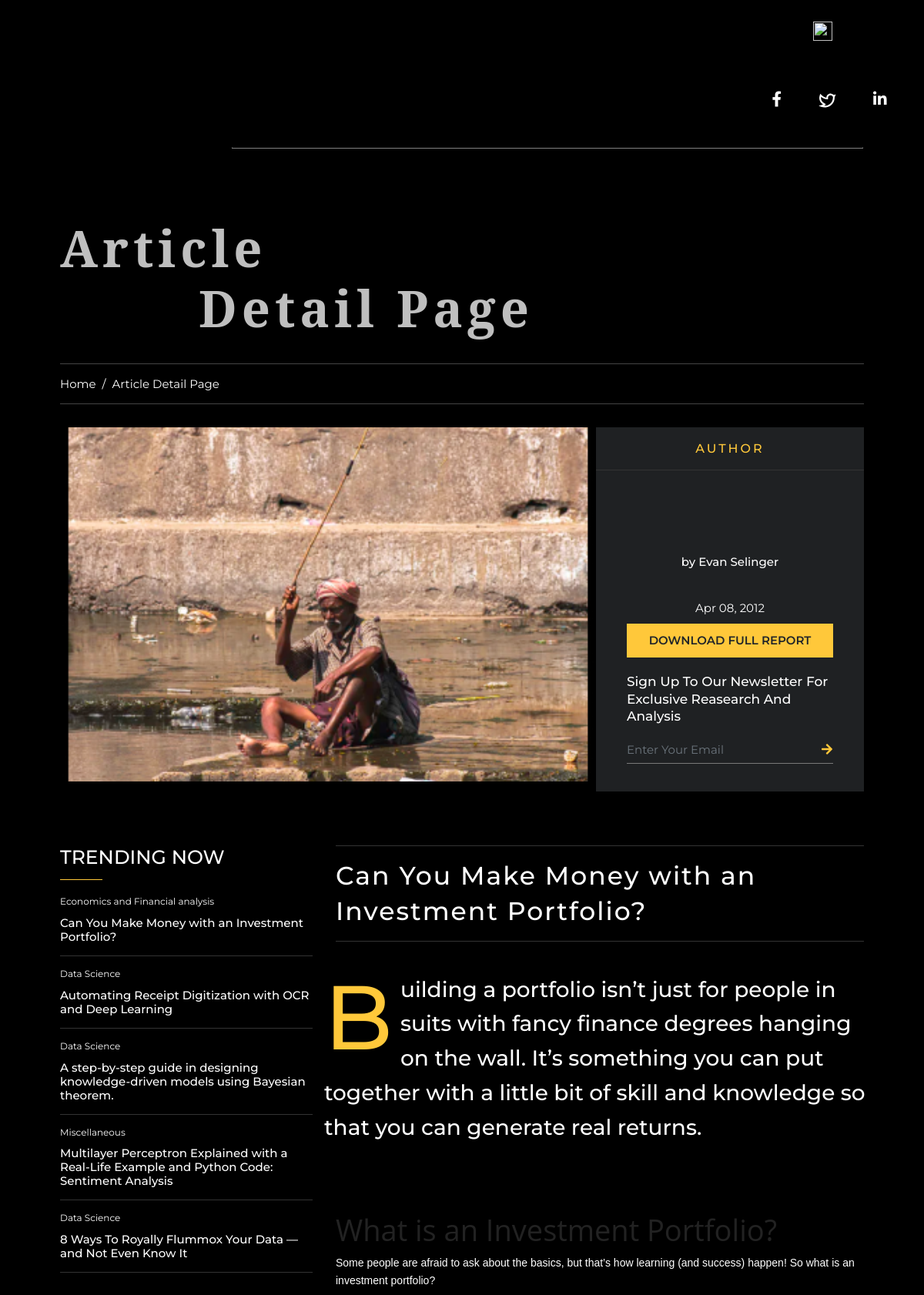
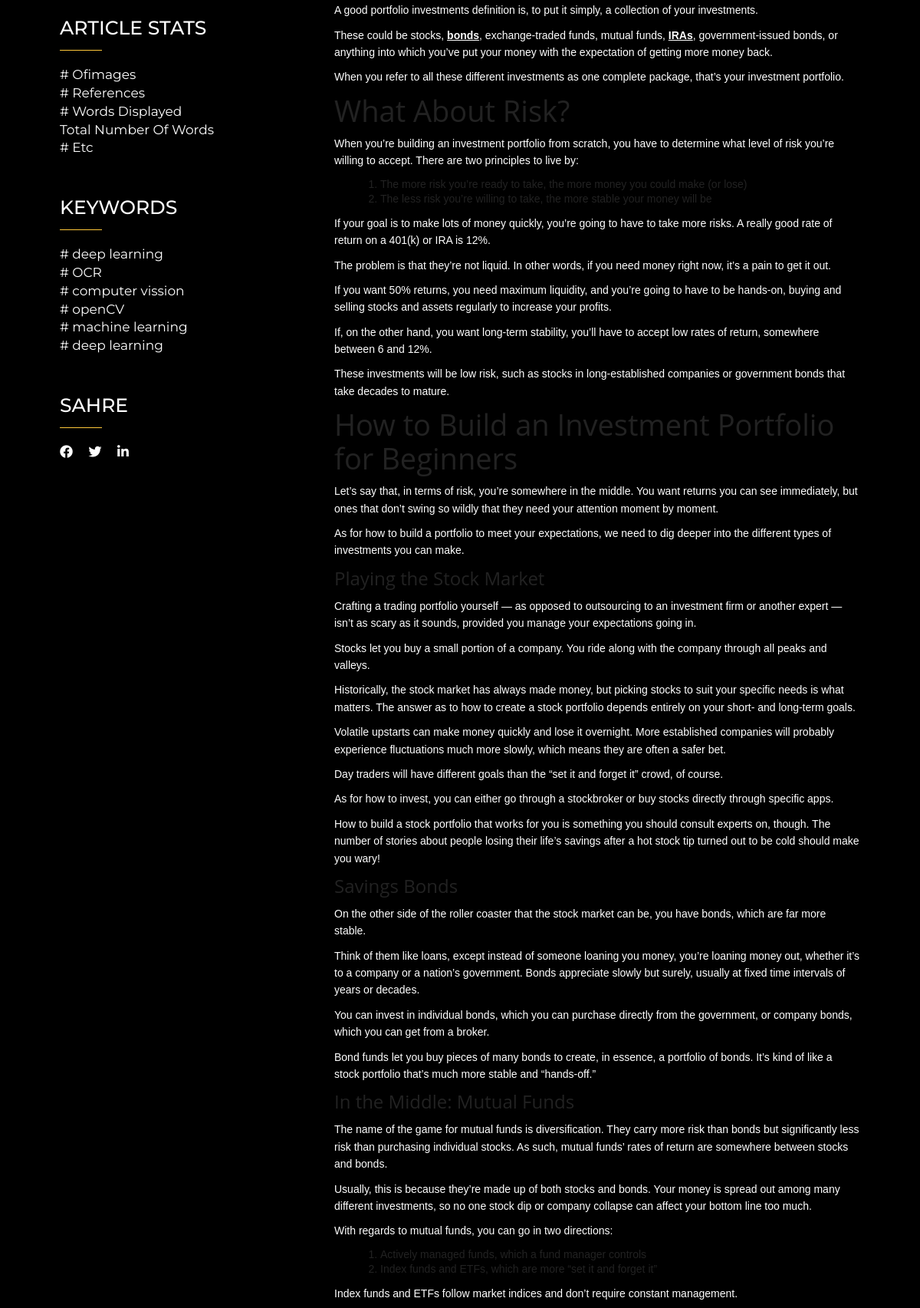
Screenshot of /articles/details/13 (upper part) with the database file from the repository (2 pictures, top to bottom).
### blog/models.py (models this page shows, shortened)
class Blogs(models.Model):
    authorId = models.ForeignKey(settings.AUTH_USER_MODEL, on_delete=models.CASCADE)
    title = models.CharField(max_length=250, null=False, blank=False)
    shortDescription = models.TextField(max_length=300, null=False, blank=False)
    highLights = RichTextField(default="")
    content = models.TextField()
    image = models.ImageField(null=False, blank=False, upload_to='blog')
    categories = models.ForeignKey(BlogCategorie, on_delete=models.CASCADE, null=False, blank=False)
    keywords = models.ManyToManyField(BlogKeyword, default='', blank=True)
    viewCount = models.IntegerField(default=0)
    shareCount = models.IntegerField(default=0)
    status_choices = (
            ('pub', 'Published'),
            ('daf', 'Draft'),
            ('trs', 'Trash'),
        )
    status = models.CharField(max_length=50, choices=status_choices, default='pub')
    dateAdded = models.DateTimeField(auto_now_add=True)
    lastUpdated = models.DateTimeField(auto_now_add=True, null=True, blank=True)
    class Meta:
        db_table = "tbl_blogs"
    def image_tag(self):
        if self.image:
            return mark_safe('<img src="/media/%s" width="50" height="50" />' % (self.image))
        else:
            return mark_safe('<img src="/media/document/default.jpg" width="50" height="50" />')
    image_tag.short_description = 'Image'
    image_tag.allow_tags = True

class BlogCategorie(models.Model):
    category_name = models.CharField(max_length=250, null=False, blank=False)
    category_slug = models.CharField(max_length=250, null=False, blank=False)
    category_order = models.IntegerField(null=True, blank=True)
    class Meta:
        db_table = "tbl_blog_categories"
    def __str__(self):
        return str(self.category_name)

### blog/views.py (the view, shortened to what this page needs)
# urls.py: path('details/<str:blogid>', views.articleDetails),
def articleDetails(request, blogid):
    context = {}
    if blogid.isdigit() == False:
        blogid = request.build_absolute_uri().split("-")[-1]
    context['menuContent'] = getMenuBlogs()
    context["trending_articles"] = Blogs.objects.all().order_by("-viewCount")[:5]
    context['categories'] = BlogCategorie.objects.all().order_by('category_order')
    context['userImage'] = "/images/profile/user-place-holder.png"
    blogDt = Blogs.objects.get(id=blogid)
    context["blog_comments"] = getComments(blogDt.id)
    context["blogDt"] = blogDt
    context["page_title"] = blogDt.title
    context["site_url"] = request.build_absolute_uri()
    keywords = blogDt.keywords.through.objects.filter(blogs_id=blogid)
    context['keywords'] = ''
    for keyword in keywords:
        context['keywords'] += f'<li><a href="/search?q={keyword.blogkeyword}"># {keyword.blogkeyword}</a></li>'
    if blogDt.viewCount == None:
        blogDt.viewCount = 1
        blogDt.save()
    else:
        blogDt.viewCount = int(blogDt.viewCount) + 1
        blogDt.save()
    context["similar_blogs"] = getSimilarBlogs(blogDt.categories, blogDt.id)
    return render(request, "blogDetails.html", context)

### blog/blogContent.py (called while the page is built, shortened)
def getComments(blog_id):
    comments = Comments.objects.filter(blogId=blog_id).order_by('-id')
    contents = ''
    return contents

### blog/models.py (called while the page is built)
    def __str__(self):
        return str(self.keywords_name)

### templates/blogDetails.html (shortened to what this page needs)
{% extends 'layout/base.html' %}
{% load static %}
{% block content %}
<div class="container">
    <div class="page-title-wrap">
       <h2 class="page-title blog-dt-title">Article <span>Detail Page</span></h2>
    </div>
    <nav aria-label="breadcrumb">
      <ol class="breadcrumb">
        <li class="breadcrumb-item"><a href="home">Home</a></li>
        <li class="breadcrumb-item active" aria-current="page">Article Detail Page</li>
      </ol>
    </nav>
    <div class="post">
       <div class="post-featured-section">
          <div class="post-featured-image">
             <img class="img-fluid blog-dt-big-img" style="max-height: 460px;" src="/static/images/{{blogDt.image}}" alt="">
          </div>
          <div class="post-author-block">
             <div class="author-block-header">
                <h3>Author</h3>
             </div>
             <div class="author-block-body">
                <div class="author-image">
                </div>
                <h5 class="author-name">by <a href="#">Evan Selinger</a></h5>
                <div class="post-date">Apr 08, 2012</div>
                <div class="btn-section">
                   <button class="btn btn-theme btn-block">Download Full Report</button>
                </div>
                <h4>Sign Up To Our Newsletter For Exclusive Reasearch And Analysis</h4>
                <form>
                   <div class="form-group icon-email-field">
                      <input type="email" class="form-control" placeholder="Enter Your Email">
                      <button type="submit" class="btn">
                         <i class="fas fa-arrow-right"></i>
                      </button>
                   </div>
                </form>
             </div>
          </div>
       </div>
       <div class="row site-content">
          <div class="col-lg-4 secondary widget-area">
             <div class="widget widget-recent-post">
                <h3 class="widget-title">TRENDING NOW</h3>
                <ul>
                  {% for ats in trending_articles %}
                     <li>
                        <div class="entry-meta">
                           <div class="cat-links">
                              <a href="/search?q={{ats.categories}}">{{ats.categories}}</a>
                           </div>
                        </div>
                        <h3 class="entry-title"><a href="/articles/details/{{ats.title}}-{{ats.id}}">{{ats.title}}</a></h3>
                     </li>
                  {% endfor %}
                </ul>
             </div>
             <div class="widget widget-link">
                <h3 class="widget-title">ARTICLE STATS</h3>
                <ul>
                   <li><a href="#"># Ofimages</a></li>
                   <li><a href="#"># References</a></li>
                   <li><a href="#"># Words Displayed</a></li>
                   <li><a href="#">Total Number Of Words</a></li>
                   <li><a href="#"># Etc</a></li>
                </ul>
             </div>
             <div class="widget widget-link">
                <h3 class="widget-title">KEYWORDS</h3>
                <ul>
                   {{keywords | safe}}
                </ul>
             </div>
             <div class="widget widget-link">
               <h3 class="widget-title">SAHRE</h3>
               <div class="fb-share-button" data-href="https://developers.facebook.com/docs/plugins/" data-layout="button_count" data-size="small">
                  <a target="_blank" class="share-btn" href="https://www.facebook.com/sharer/sharer.php?u={{site_url}}" class="fb-xfbml-parse-ignore"><i class="fab fa-facebook"></i></a>
                  <a target="_blank" class="twitter-share-button share-btn ml-3" href="https://twitter.com/intent/tweet?text={{site_url}}"><i class="fab fa-twitter"></i></a>
                  <a target="_blank" class="twitter-share-button share-btn ml-3" href="https://www.linkedin.com/sharing/share-offsite/?url={{site_url}}"><i class="fab fa-linkedin-in"></i></a>
               </div>
             </div>
          </div>
          <div class="col-lg-8 primary">
             <h1 class="main-entry-title">{{blogDt.title}}</h1>
             <div class="row">
               <p class="lead drop-cap">{{blogDt.shortDescription}}</p>
             </div>
             <br>
             <p>{{blogDt.content | safe}}</p>
          </div>
       </div>
    </div>
 </div>
</div>
{% endblock %}

### templates/layout/base.html (shortened to what this page needs)
{% load static %}
{% load analytical %}
{% load google_analytics_gtag %}
{% load yandex_metrica %}
<!doctype html>
<html lang="en">
  <head>
    <link rel="stylesheet" href="https://stackpath.bootstrapcdn.com/bootstrap/4.3.1/css/bootstrap.min.css">
    <link rel="stylesheet" href="https://cdnjs.cloudflare.com/ajax/libs/font-awesome/5.15.4/css/all.min.css" />
    <link rel="stylesheet" href="https://cdn.jsdelivr.net/npm/sweetalert2@7.12.15/dist/sweetalert2.min.css">
    <link rel="stylesheet" href='{% static "css/navbar.css" %}'>
    <link rel="stylesheet" href='{% static "css/nishan.css" %}'>
    <link rel="stylesheet" href='{% static "css/style.css" %}'>
    <link rel="stylesheet" href="{% static 'css/mobile-responsive.css' %}">
   </head>
  <body>
    <div class="container">
        <header>
            <nav class="navbar navbar-dark bg-dark-black col">
                <button class="navbar-toggler navbar-toggle float-left" >
                    <span class="navbar-toggler-icon anan-nav-icon"></span>
                </button>
                <a class="navbar-brand" href="/home"></a>
                <div class="col icon-div">
                    <a href="/cart">
                        <img note="nowt" src="https://res.cloudinary.com/hj7llsxyl/image/upload/v1631623101/icons/cart-icon_eznqqf.svg" class="anan-cart-icon">
                    </a>
                    <br>
                    <nav class="navbar navbar-expand rounded nav-right-social" style="margin-top: 75px; margin-left: 30px;">
                      <ul class="navbar-nav ml-auto">
                        <li class="nav-item nav-item-nrs mr-5">
                          <a href="https://www.facebook.com/AnangTawiah" target="blank" class="social-icon">
                            <i class="fab fa-facebook-f "></i>
                          </a>
                        </li>
                        <li class="nav-item nav-item-nrs mr-5">
                          <a href="https://twitter.com/AnangTawiah" target="blank" class="social-icon">
                            <img src="{% static 'images/icon/twitter.svg' %}" note="nowt" alt="">
                          </a>
                        </li>
                        <li class="nav-item nav-item-nrs mr-5">
                          <a href="https://www.linkedin.com/anangtawiah" target="blank" class="social-icon">
                            <i class="fab fa-linkedin-in"></i>
                          </a>
                        </li>
                      </ul>
                    </nav>
                </div>
                <div class="underline-div">
                   <hr class="nav-underline">
                </div>
            </nav>
        </header>
        <main class="main-sec pl-5 pr-5">
            {% block content %}
            {% endblock %}
  </body>
</html>

### static/css/navbar.css (style rules this page uses)
.navbar { justify-content: flex-start; display: block !important; }
.bg-dark-black { background-color: #000000; }
.anan-nav-icon { background-image: url("https://res.cloudinary.com/hj7llsxyl/image/upload/v1631623101/icons/toggle_cuhnym.svg") !important; width: 18px; height: 16px; }
.navbar-toggler { border:none; margin-top: 15px !important; }
.navbar-brand { background-image: url("https://res.cloudinary.com/hj7llsxyl/image/upload/v1631623205/anan-logo_nhuutx.png") !important; width: 233px; height: 180px; }
.icon-div { max-width: 20% !important; float: right; }
.anan-cart-icon { width: 25px; height: 25px; float: left; margin-top: 20px; margin-left: 100px; }
.social-icon { color: #fff; float: right; font-size: 20px; }
.underline-div { width: 78%; padding:20px; float: right; margin-top: -40px; padding-right: 50px; }
.nav-underline { color: #fff; opacity: 50%; width: 100%; border: 1px solid; border-top: 0.5px solid rgba(0,0,0,.1); border-top-width: 0.5px; border-top-style: solid; border-top-color: rgba(0, 0, 0, 0.1); }

### static/css/style.css (style rules this page uses)
body { font-family: 'Montserrat', sans-serif; background-color: #000000; color: #fff; }
p { font-size: 13px; font-weight: 500; color: #fff; margin-bottom: 0.5rem; }
a { color:#fff !important; }
.container { max-width: 1300px; margin-bottom: 2rem; }
ul li { color: #fff; }

### templates/blogDetails.html (style rules this page uses)
p { color: #fff !important; }
p a { font-weight: 600 !important; }

### rows the page displays
Blogs: image (picture), categories "Economics and Financial analysis", title "Can You Make Money with an Investment Portfolio?", shortDescription "Building a portfolio isn’t just for people in suits with fancy finance degrees hanging on the wall. It’s something you can put together with a little bit of skill and knowledge so that you can generate real returns.", content "What is an Investment Portfolio? Some people are afraid to ask about the basics, but that’s how learning (and success) happen! So what is an investment portfolio? A good portfolio investments definition is, to put it simply, a collection of your investments. These could be stocks, bonds , exchange-traded funds, mutual funds, IRAs , government-issued bonds, or anything into which you’ve put your money with the expectation of getting more money back. When you refer to all these different investments as one complete package, that’s your investment portfolio. What About Risk? When you’re building an investment portfolio from scratch, you have to determine what level of risk you’re willing to…"
Blogs: categories "Data Science", title "Automating Receipt Digitization with OCR and Deep Learning"
Blogs: categories "Data Science", title "A step-by-step guide in designing knowledge-driven models using Bayesian theorem."
Blogs: categories "Miscellaneous", title "Multilayer Perceptron Explained with a Real-Life Example and Python Code: Sentiment Analysis"
Blogs: categories "Data Science", title "8 Ways To Royally Flummox Your Data — and Not Even Know It"

### other values shown
{{ keywords | safe }} "# deep learning # OCR # computer vission # openCV # machine learning # deep learning"
